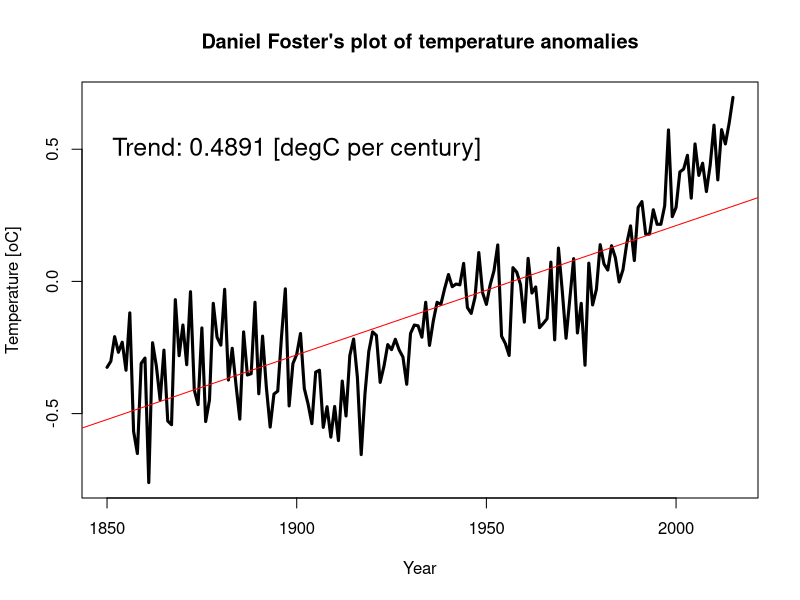

Write R code to recreate this figure.
#6.1
setwd("C:/Users/Dan/Desktop/336 Documents")
data = read.csv("JonesGlobalT.csv", header = TRUE) # Reads data file.
temp = data$MAY #or data$APR
year = data$YEAR #or data$YEAR
plot(year, temp, col = "black", type = "l", xlab = "Year", ylab = "Temperature [oC]", main = "Daniel Foster's plot of temperature anomalies", lwd = 3)
lm(temp ~ year)
# lm=0.004891
trend = 0.004891 * 100
trend
# trend=0.4891
abline(lm(temp ~ year), col="red")
text(1900, 0.5, "Trend: 0.4891 [degC per century]", cex=1.5)

#6.2
temp2=data$DEC
dec1=mean(temp2[51:60])
dec1
dec2=mean(temp2[61:70])
dec2
dec3=mean(temp2[71:80])
dec3
dec4=mean(temp2[81:90])
dec4
dec5=mean(temp2[91:100])
dec5
dec6=mean(temp2[101:110])
dec6
dec7=mean(temp2[111:120])
dec7
dec8=mean(temp2[121:130])
dec8
dec9=mean(temp2[131:140])
dec9
dec10=mean(temp2[141:150])
dec10
finaldata=c(dec1,dec2,dec3,dec4,dec5,dec6,dec7,dec8,dec9,dec10)
years=seq(1900,1990, by=10)
final=matrix(c(years,finaldata), nrow=10,ncol=2)
final
#    [,1]    [,2]
#[1,] 1900 -0.4274
#[2,] 1910 -0.4120
#[3,] 1920 -0.2692
#[4,] 1930 -0.1473
#[5,] 1940 -0.0678
#[6,] 1950 -0.0713
#[7,] 1960 -0.0621
#[8,] 1970 -0.0716
#[9,] 1980  0.1088
#[10,] 1990  0.2536

#Hottest decade is 1990-1999 and coldest decade is 1900-1909.

#6.3
d=.8
l=.6
k=0 
n=10000 
for (i in 1:n) {if((runif(1,0,d)+l*cos(runif(1,-pi/2,pi/2))) >= d) k=k+1} 
k/n
#Simulation reult is 0.471, which is about 47.1%.
